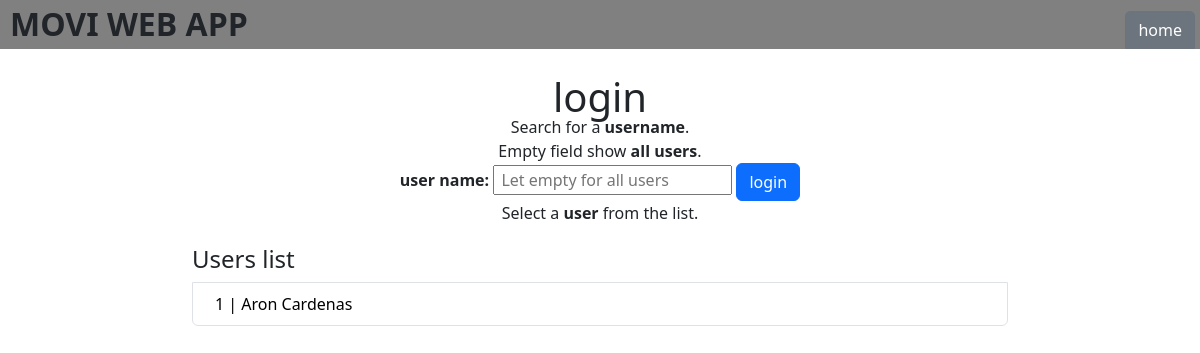
/users, run on an earlier commit of the app's database.
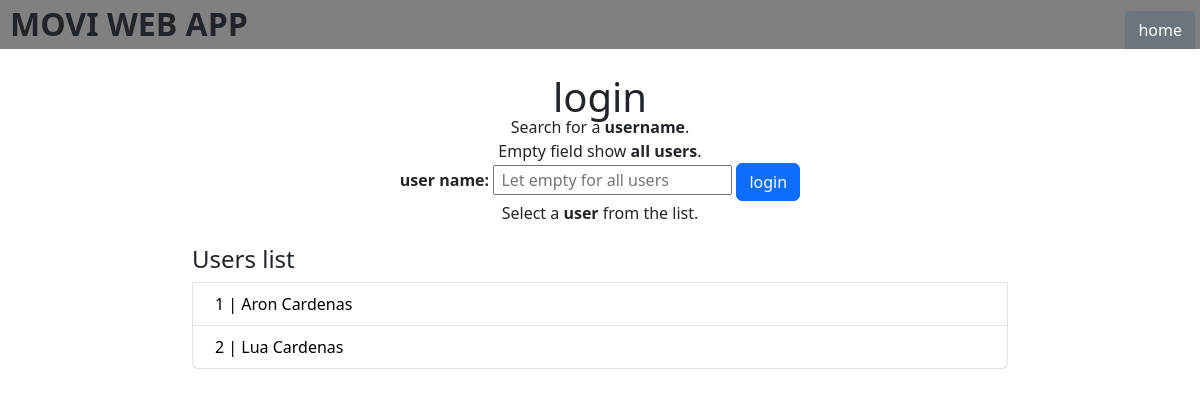
And on a later commit of the database.
### datamanager/data_models.py (models this page shows, shortened)
class User(db.Model):
    id: Mapped[int] = mapped_column(primary_key=True, autoincrement=True)
    name: Mapped[str] = mapped_column(nullable=False)
    reviews: Mapped[list["Review"]] = relationship(back_populates="user")
    movies: Mapped[list["Movie"]] = relationship(secondary=user_movie_association, back_populates="users")

### app.py (the view)
@app.route('/users', methods=['GET', 'POST'])
def list_users():
    with app.app_context():
        if request.method == 'POST':
            search_name = request.form.get('search_name')
            if search_name:
                users = User.query.filter(User.name.like(f"%{search_name}%")).all()
            else:
                users = User.query.all()
            return render_template('users.html', users=users)
    users = User.query.all()
    return render_template('users.html', users=users)

### templates/users.html (shortened to what this page needs)
{% extends "layout.html" %}
{% block content %}
<div class="users">
    <div class="div_form">
      <form action="" method="post">
          <h1>login</h1>
          <p>Search for a <b>username</b>.<br>
              Empty field show <b>all users</b>.
          </p>
          <div class="_input">
              <label for="search_name"><b>user name:</b></label>
              <input type="text" id="search_name" name="search_name" placeholder=" Let empty for all users">
              <button type="submit" class="btn btn-primary" >login</button>
          </div>
          <p>Select a <b>user</b> from the list.</p>
      </form>
    </div>
    <div class="list-group">
      <h4>Users list</h4>
      {% for user in users %}
        <a href="/users/{{ user.id }}" class="list-group-item list-group-item-action">
            <button name="user_id" value="{{ user.id }}">{{ user.id }} | {{ user.name }}</button>
        </a>
      {% endfor %}
    </div>
</div>
{% endblock %}

### templates/layout.html (shortened to what this page needs)
<!DOCTYPE html>
<html lang="en">
<head>
    <link href="https://cdn.jsdelivr.net/npm/bootstrap@5.3.3/dist/css/bootstrap.min.css" rel="stylesheet">
    <link rel="stylesheet" href="{{ url_for('static', filename='style.css') }}">
</head>
<body>
    <div class="bar_menu" style="background-color: gray">
        <div class="row">
            <div class="col-7">
                <h2><b>MOVI WEB APP</b></h2>
            </div>
            <div class="col-5" style="display: flex; justify-content: end; align-items: end;">
                <a href="/"><button type="button" class="btn btn-secondary">home</button></a>
            </div>
        </div>
    </div>
    <div class="container">
        {% block content %}{% endblock %}
    </div>
</body>
</html>

### static/style.css (style rules this page uses)
* { box-sizing: border-box; }
body, html { margin: 0px; padding: 0px; overflow-x: hidden; }
h1, h2 { margin: 0px; line-height: 90%; }
p { margin: 0px; }
.container { padding-top: 30px; padding-bottom: 20px; width: 70vw; }
.users div:first-child { text-align: center; margin-bottom: 20px; }
.bar_menu h2 { margin: 10px 0px 10px 10px; }
.bar_menu button { border-radius: 5px 5px 0px 0px; margin-right: 5px; }
.list-group button { background-color: transparent; border: none; }

What changed in the data, as far as the page shows it:
added User: id "2", name "Lua Cardenas"
